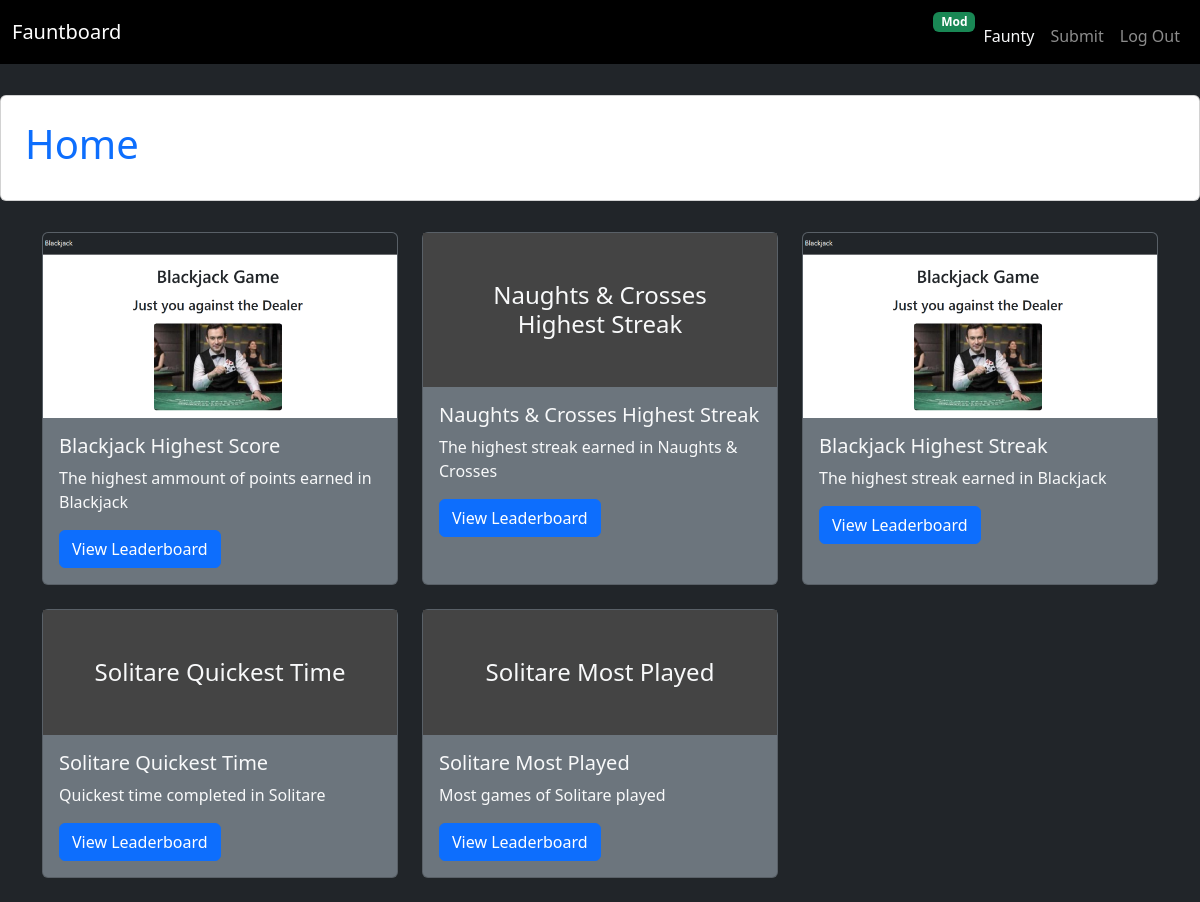
The page / (signed in) on the database its author committed.
### tables this page shows
CREATE TABLE users (
    id INTEGER PRIMARY KEY,
    username TEXT UNIQUE NOT NULL,
    password TEXT NOT NULL,
    role TEXT);

CREATE TABLE "leaderboards" (
    id INTEGER PRIMARY KEY,
    name TEXT NOT NULL, description TEXT,
    image_path TEXT
, type TEXT NOT NULL);

### app.py (the view)
@app.route("/")
def home():
    if "user_id" in session:
        db = get_db()
        leaderboards = db.execute("SELECT * FROM leaderboards").fetchall()
        print("DEBUG leaderboards:", leaderboards)
        return render_template("home.html", leaderboards=leaderboards, username = session["username"])
    else:
        return redirect('/login')
        print('going to Login')

### app.py (called while the page is built)
def get_db():
    if "db" not in g:
        g.db = sqlite3.connect("database.db")
        g.db.row_factory = sqlite3.Row
    return g.db

@app.before_request
def load_user():
    g.user = None
    if "user_id" in session:
        db = get_db()
        g.user = db.execute(
            "SELECT * FROM users WHERE id = ?",
            (session["user_id"],)
        ).fetchone()

### templates/home.html
{% extends 'base.html' %}
{% block content %}
<div class="d-flex justify-content-center align-items-center" style="height: 15vh;">
  <div class="card p-4 bg-white" style="width: 1500px;">
    <h1 class="text-primary">Home</h1>
  </div>
</div>
<div class="container mt-4">
  <div class="row">
    {% for lb in leaderboards %}
    <div class="col-md-4 mb-4">
      <div class="card bg-secondary text-light h-100 ">
        {% if lb.image_path %}
          <img src="{{ lb.image_path }}" class="card-img-top" alt="{{ lb.name }}">
        {% else %}
          <div class="p-5 text-center" style="background-color: #444;">
            <h4 class="m-0">{{ lb.name }}</h4>
          </div>
        {% endif %}
        <div class="card-body">
          <h5 class="card-title">{{ lb.name }}</h5>
          <p class="card-text">{{ lb.description }}</p>
          <a href="{{ url_for('show_leaderboard', leaderboard_id=lb.id) }}" class="btn btn-primary">
            View Leaderboard
          </a>
        </div>
      </div>
    </div>
    {% endfor %}
  </div>
</div>
{% endblock %}

### templates/base.html (shortened to what this page needs)
<!doctype html>
<html lang="en">
<head>
  <link href="https://cdn.jsdelivr.net/npm/bootstrap@5.3.2/dist/css/bootstrap.min.css" rel="stylesheet">
</head>
<body class="bg-dark">
<nav class="navbar navbar-expand-lg navbar-dark bg-black mb-4">
<div class="container-fluid">
    <a class="navbar-brand" href="/">Fauntboard</a>
        <ul class="navbar-nav ms-auto d-flex flex-row">
      {% if g.user %}
        {% if g.user and g.user['role'] == 'Moderator' %}
          <li class="nav-item">
            <span class="badge bg-success ms-2">Mod</span>
          </li>
        {% endif %}
        <li class="nav-item mx-3, mt-2">
          <span class="nav-link disabled text-light">{{ g.user['username'] }}</span>
        </li>
        {% if g.user and g.user['role'] == 'Moderator' %}
        <li class="nav-item mx-3, mt-2">
          <a class="nav-link" href="{{ url_for('moderation') }}">Submit</a>
        </li>
        {% endif %}
        <li class="nav-item mx-3, mt-2">
          <a class="nav-link" href="{{ url_for('logout') }}">Log Out</a>
        </li>
      {% endif %}
    </ul>
  </div>
</nav>
<section class="content">
  {% block content %}{% endblock %}
</section>
</body>
</html>

### rows shown on the page
users: user.username "Faunty"
leaderboards: image_path (picture), name "Blackjack Highest Score", description "The highest ammount of points earned in Blackjack"
leaderboards: name "Naughts & Crosses Highest Streak", description "The highest streak earned in Naughts & Crosses"
leaderboards: image_path (picture), name "Blackjack Highest Streak", description "The highest streak earned in Blackjack"
leaderboards: name "Solitare Quickest Time", description "Quickest time completed in Solitare"
leaderboards: name "Solitare Most Played", description "Most games of Solitare played"
